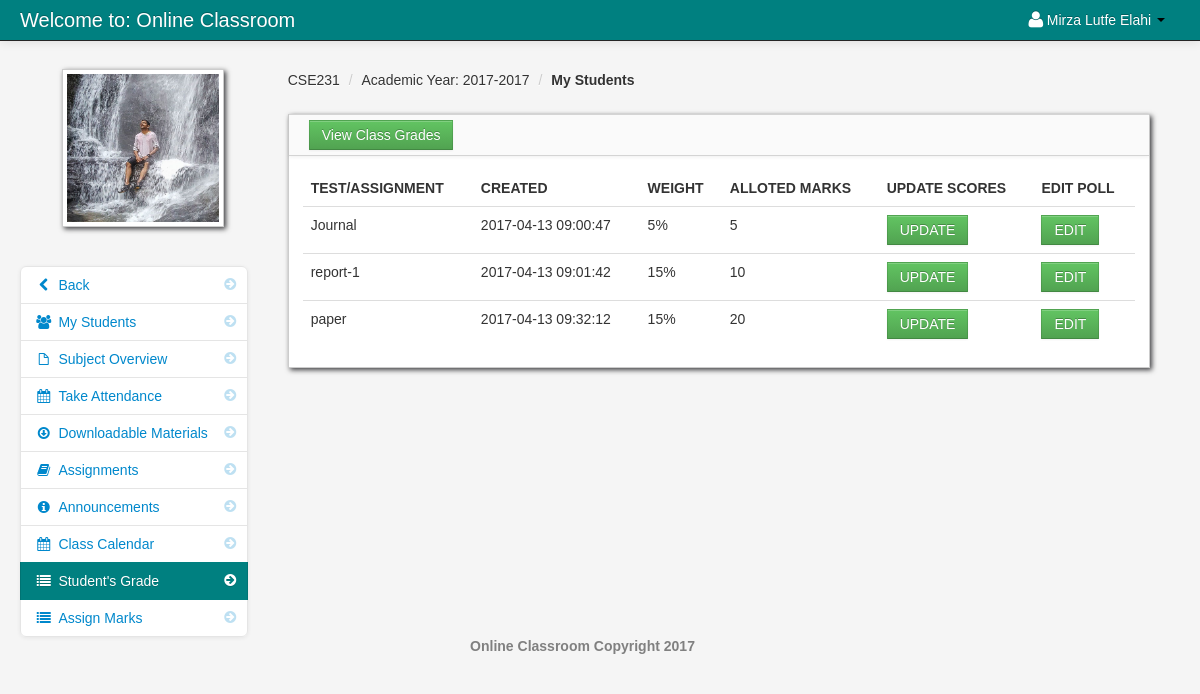
Before: /teacher_students_grade.php?id=21 (signed in) with the older database file.
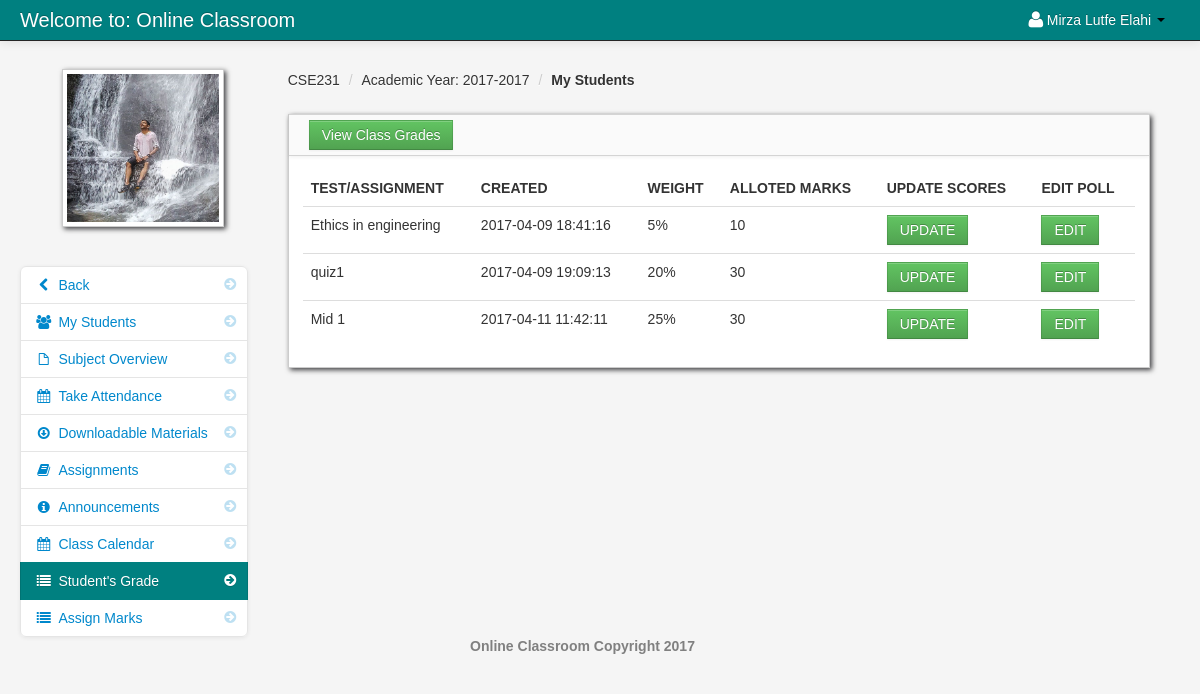
After: the same page with the newer database file.
### tables this page shows
CREATE TABLE `teacher` (
  `teacher_id` int(11) NOT NULL,
  `username` varchar(100) NOT NULL,
  `password` varchar(200) NOT NULL,
  `firstname` varchar(100) NOT NULL,
  `lastname` varchar(100) NOT NULL,
  `department_id` int(11) NOT NULL,
  `location` varchar(200) NOT NULL,
  `about` varchar(500) NOT NULL,
  `teacher_status` varchar(20) NOT NULL,
  `teacher_stat` varchar(100) NOT NULL
);

CREATE TABLE `teacher_class` (
  `teacher_class_id` int(11) NOT NULL,
  `teacher_id` int(11) NOT NULL,
  `class_id` int(11) NOT NULL,
  `semester` varchar(100) NOT NULL,
  `thumbnails` varchar(100) NOT NULL,
  `school_year` varchar(100) NOT NULL,
  `class_title` varchar(100) NOT NULL,
  `description` longtext NOT NULL,
  `Credit` int(11) NOT NULL,
  `Pre_req` varchar(100) NOT NULL
);

CREATE TABLE `class` (
  `class_id` int(11) NOT NULL,
  `class_name` varchar(100) NOT NULL
);

CREATE TABLE `full_marks` (
  `poll_id` int(11) NOT NULL,
  `poll_name` varchar(100) NOT NULL,
  `pdatein` varchar(100) NOT NULL,
  `poll_weight` int(11) NOT NULL,
  `number` int(11) NOT NULL,
  `teacher_class_id` int(11) NOT NULL
);

### session.php (called while the page is built, shortened)
<?php
$session_id=$_SESSION['id'];
?>

### teacher_students_grade.php (the view)
<?php include('header_dashboard.php'); ?>
<?php include('session.php'); ?>
<?php $get_id = $_GET['id']; ?>
    <body>
		<?php include('navbar_teacher.php'); ?>
        <div class="container-fluid">
            <div class="row-fluid">
				<?php include('teacher_students_grade_link.php'); ?>
                <div class="span9" id="content">
                     <div class="row-fluid">
						<?php include('my_students_breadcrums.php'); ?>
                       <div id="block_bg" class="block">
                            <div class="navbar navbar-inner block-header">
                              <a href="teacher_view_grade.php<?php echo "?id=".$get_id;?>" class="btn btn-success">View Class Grades</a>
                            </div>
                            <div class="block-content collapse in">
            <div class="span12">
            <table cellpadding="0" cellspacing="0" border="0" class="table" id="">
                    <thead>
                            <tr>
                                <th>Test/Assignment</th>
                                <th>Created</th>
                                <th>Weight</th>
                                <th>Alloted Marks</th>
                                <th>Update Scores</th>
                                <th>Edit Poll</th>
                            </tr>
                    </thead>
                <tbody>
                        <?php
                            $student_marks = mysql_query(" SELECT * FROM full_marks WHERE teacher_class_id = '$get_id' ") or die(mysql_error());
                            while($row = mysql_fetch_array($student_marks)){
                        ?>
                            <tr>
                                <td><?php echo $row['poll_name']; ?></td>
                                <td><?php echo $row['pdatein']; ?></td>
                                <td><?php echo $row['poll_weight']."%"; ?></td>
                                <td><?php echo $row['number']; ?></td>
                                <td><a href="update_student_marks.php<?php echo "?id=".$row['poll_id']; ?>" class="btn btn-success">UPDATE</a></td>
                                <td><a href="edit_polls.php<?php echo "?id=".$row['poll_id'] ?>" class="btn btn-success" >EDIT</a></td>
                            </tr>
                        <?php } ?>
                </tbody>
            </table>
                                </div>
                            </div>
                        </div>
                    </div>
                </div>
            </div>
		<?php include('footer.php'); ?>
        </div>
		<?php include('script.php'); ?>
    </body>
</html>

### header_dashboard.php (shortened to what this page needs)
<!DOCTYPE html>
<html class="no-js">
    <head>
        <link href="admin/bootstrap/css/bootstrap.min.css" rel="stylesheet" media="screen">
        <link href="admin/bootstrap/css/bootstrap-responsive.min.css" rel="stylesheet" media="screen">
        <link href="admin/bootstrap/css/font-awesome.css" rel="stylesheet" media="screen">
        <link href="admin/bootstrap/css/my_style.css" rel="stylesheet" media="screen">
        <link href="admin/bootstrap/css/print.css" rel="stylesheet" media="print">
        <link href="admin/vendors/easypiechart/jquery.easy-pie-chart.css" rel="stylesheet" media="screen">
        <link href="admin/assets/styles.css" rel="stylesheet" media="screen">
		<link href="admin/vendors/fullcalendar/fullcalendar.css" rel="stylesheet" media="screen">
		<link href="admin/assets/DT_bootstrap.css" rel="stylesheet" media="screen">
		<link href="admin/vendors/jGrowl/jquery.jgrowl.css" rel="stylesheet" media="screen">
		<link rel="stylesheet" type="text/css" href="admin/vendors/bootstrap-wysihtml5/src/bootstrap-wysihtml5.css"></link>
		<link href="admin/vendors/jGrowl/jquery.jgrowl.css" rel="stylesheet" media="screen">
    </head>

### navbar_teacher.php (shortened to what this page needs)
	<div class="navbar navbar-fixed-top navbar-inverse">
           <div class="navbar-inner">
               <div class="container-fluid">
                   <a class="brand" href="dashboard_teacher.php">Welcome to: Online Classroom</a>
							<div class="nav-collapse collapse">
								<ul class="nav pull-right">
												<?php $query= mysql_query("select * from teacher where teacher_id = '$session_id'")or die(mysql_error());
														$row = mysql_fetch_array($query);
												?>
												<li class="dropdown">
													<a href="#" role="button" class="dropdown-toggle" data-toggle="dropdown"> <i class="icon-user icon-large"></i><?php echo $row['firstname']." ".$row['lastname'];  ?> <i class="caret"></i></a>
												</li>
								</ul>
							</div>
               </div>
           </div>
</div>

### teacher_students_grade_link.php
<div class="span3" id="sidebar">
	<img id="avatar" src="admin/<?php echo $row['location']; ?>" class="img-polaroid">
			<ul class="nav nav-list bs-docs-sidenav nav-collapse collapse">
				<li class=""><a href="dashboard_teacher.php"><i class="icon-chevron-right"></i><i class="icon-chevron-left"></i>&nbsp;Back</a></li>
				<li class=""><a href="my_students.php<?php echo '?id='.$get_id; ?>"><i class="icon-chevron-right"></i><i class="icon-group"></i>&nbsp;My Students</a></li>
				<li class=""><a href="subject_overview.php<?php echo '?id='.$get_id; ?>"><i class="icon-chevron-right"></i><i class="icon-file"></i>&nbsp;Subject Overview</a></li>
				<li class=""><a href="take_attendance.php<?php echo '?id='.$get_id; ?>"><i class="icon-chevron-right"></i><i class="icon-calendar"></i>&nbsp;Take Attendance</a></li>
				<li class=""><a href="downloadable.php<?php echo '?id='.$get_id; ?>"><i class="icon-chevron-right"></i><i class="icon-download"></i>&nbsp;Downloadable Materials</a></li>
				<li class=""><a href="assignment.php<?php echo '?id='.$get_id; ?>"><i class="icon-chevron-right"></i><i class="icon-book"></i>&nbsp;Assignments</a></li>
				<li class=""><a href="announcements.php<?php echo '?id='.$get_id; ?>"><i class="icon-chevron-right"></i><i class="icon-info-sign"></i>&nbsp;Announcements</a></li>
				<li class=""><a href="class_calendar.php<?php echo '?id='.$get_id; ?>"><i class="icon-chevron-right"></i><i class="icon-calendar"></i>&nbsp;Class Calendar</a></li>
				<li class="active"><a href="teacher_students_grade.php<?php echo '?id='.$get_id; ?>"><i class="icon-chevron-right"></i><i class="icon-list"></i>&nbsp;Student's Grade</a></li>
				<li class=""><a href="create_marks_poll.php<?php echo '?id='.$get_id; ?>"><i class="icon-chevron-right"></i><i class="icon-list"></i>&nbsp;Assign Marks</a></li>
			</ul>
</div>

### my_students_breadcrums.php
<?php $class_query = mysql_query("SELECT * from teacher_class
LEFT JOIN class ON class.class_id = teacher_class.class_id
where teacher_class_id = '$get_id'")or die(mysql_error());
$class_row = mysql_fetch_array($class_query);
?>
<ul class="breadcrumb">
	<li><a href="#"><?php echo $class_row['class_name']; ?></a> <span class="divider">/</span></li>
	<li><a href="#">Academic Year: <?php echo $class_row['school_year']; ?></a> <span class="divider">/</span></li>
	<li><a href="#"><b>My Students</b></a></li>
</ul>

### footer.php
<center>
		<footer>
		<p style ="color:grey" >Online Classroom Copyright 2017</p>
		</footer>
</center>

### script.php (shortened to what this page needs)
	<link href="admin/vendors/datepicker.css" rel="stylesheet" media="screen">
	<link href="admin/vendors/uniform.default.css" rel="stylesheet" media="screen">
	<link href="admin/vendors/chosen.min.css" rel="stylesheet" media="screen">
<link rel="stylesheet" type="text/css" href="admin/assets//style.css" />
	<link href="admin/vendors/datepicker.css" rel="stylesheet" media="screen">

### admin/assets/styles.css (style rules this page uses)
body { padding-top: 60px; padding-bottom: 40px; background-color: #f5f5f5; }
#content { margin-left:0px; }
.breadcrumb { margin: 0 0 0px; padding: 10px 0px; background-color: transparent; }
.block { background: url("../images/pixel-60fff.png") repeat scroll 0 0 rgba(0, 0, 0, 0) !important; border: 1px solid #ccc; background: white; margin: 1em 0em; border-top: none; -webkit-box-shadow: 2px 2px 5px rgba(0, 0, 6, 0.75); -moz-box-shadow: 2px 2px 5px rgba(0, 0, 6, 0.75); box-shadow: 2px 2px 5px rgba(0, 0, 6, 0.75); }
.block-content { margin: 1em; min-height: .25em; }
.block-header { margin-bottom: 0px; border-right: none; border-left: none; -webkit-border-radius: 0px; -moz-border-radius: 0px; border-radius: 0px; }
.bs-docs-sidenav { max-width: 228px; margin: 30px 0 0; padding: 0; background-color: #fff; -webkit-border-radius: 6px; -moz-border-radius: 6px; border-radius: 6px; -webkit-box-shadow: 0 1px 4px rgba(0,0,0,.065); -moz-box-shadow: 0 1px 4px rgba(0,0,0,.065); box-shadow: 0 1px 4px rgba(0,0,0,.065); }
.bs-docs-sidenav > li > a { display: block; width: 190px \9; margin: 0 0 -1px; padding: 8px 14px; border: 1px solid #e5e5e5; }
.bs-docs-sidenav > li:first-child > a { -webkit-border-radius: 6px 6px 0 0; -moz-border-radius: 6px 6px 0 0; border-radius: 6px 6px 0 0; }
.bs-docs-sidenav > li:last-child > a { -webkit-border-radius: 0 0 6px 6px; -moz-border-radius: 0 0 6px 6px; border-radius: 0 0 6px 6px; }
.bs-docs-sidenav > .active > a { position: relative; z-index: 2; padding: 9px 15px; border: 0; text-shadow: 0 1px 0 rgba(0,0,0,.15); -webkit-box-shadow: inset 1px 0 0 rgba(0,0,0,.1), inset -1px 0 0 rgba(0,0,0,.1); -moz-box-shadow: inset 1px 0 0 rgba(0,0,0,.1), inset -1px 0 0 rgba(0,0,0,.1); box-shadow: inset 1px 0 0 rgba(0,0,0,.1), inset -1px 0 0 rgba(0,0,0,.1); }
.bs-docs-sidenav .icon-chevron-right { float: right; margin-top: 2px; margin-right: -6px; opacity: .25; }
.bs-docs-sidenav .active .icon-chevron-right, .bs-docs-sidenav .active a:hover .icon-chevron-right { opacity: 1; }

Changed rows visible on the page:
removed full_marks: poll_name "Journal", pdatein "2017-04-13 09:00:47", poll_weight "5", number "5"
removed full_marks: poll_name "report-1", pdatein "2017-04-13 09:01:42", poll_weight "15", number "10"
removed full_marks: poll_name "paper", pdatein "2017-04-13 09:32:12", poll_weight "15", number "20"
added full_marks: poll_name "Ethics in engineering", pdatein "2017-04-09 18:41:16", poll_weight "5", number "10"
added full_marks: poll_name "quiz1", pdatein "2017-04-09 19:09:13", poll_weight "20", number "30"
added full_marks: poll_name "Mid 1", pdatein "2017-04-11 11:42:11", poll_weight "25", number "30"
